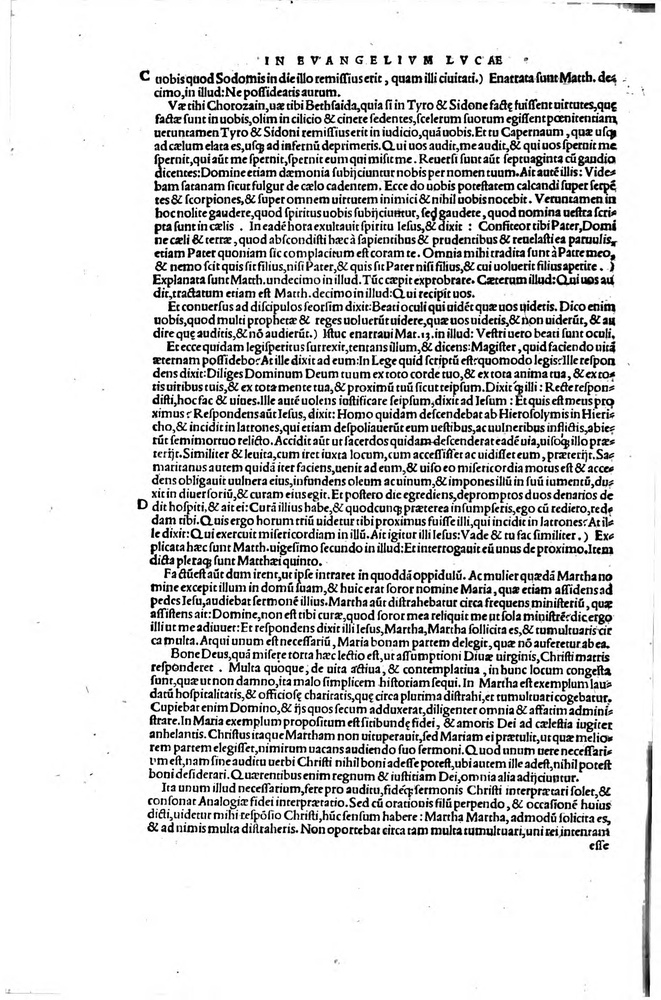
#> input picture samples/00000496_1.jpg, 661 x 1000 px, shrunk from 2366 x 3581 before the run, found by its file name; its folder holds only this picture in this run
$ python croppingDetection.py   (Python 2 division)
#> lines starting #> are read from the running program, lines starting #| are printed output that depends on the picture
##
##
##                                 Apache License
##                           Version 2.0, January 2004
##                        http://www.apache.org/licenses/
##
##   TERMS AND CONDITIONS FOR USE, REPRODUCTION, AND DISTRIBUTION
##
##   1. Definitions.
##
##      "License" shall mean the terms and conditions for use, reproduction,
##      and distribution as defined by Sections 1 through 9 of this document.
##
##      "Licensor" shall mean the copyright owner or entity authorized by
##      the copyright owner that is granting the License.
##
##      "Legal Entity" shall mean the union of the acting entity and all
##      other entities that control, are controlled by, or are under common
##      control with that entity. For the purposes of this definition,
##      "control" means (i) the power, direct or indirect, to cause the
##      direction or management of such entity, whether by contract or
##      otherwise, or (ii) ownership of fifty percent (50%) or more of the
##      outstanding shares, or (iii) beneficial ownership of such entity.
##
##      "You" (or "Your") shall mean an individual or Legal Entity
##      exercising permissions granted by this License.
##
##      "Source" form shall mean the preferred form for making modifications,
##      including but not limited to software source code, documentation
##      source, and configuration files.
##
##      "Object" form shall mean any form resulting from mechanical
##      transformation or translation of a Source form, including but
##      not limited to compiled object code, generated documentation,
##      and conversions to other media types.
##
##      "Work" shall mean the work of authorship, whether in Source or
##      Object form, made available under the License, as indicated by a
##      copyright notice that is included in or attached to the work
##      (an example is provided in the Appendix below).
##
##      "Derivative Works" shall mean any work, whether in Source or Object
##      form, that is based on (or derived from) the Work and for which the
##      editorial revisions, annotations, elaborations, or other modifications
##      represent, as a whole, an original work of authorship. For the purposes
##      of this License, Derivative Works shall not include works that remain
##      separable from, or merely link (or bind by name) to the interfaces of,
##      the Work and Derivative Works thereof.
##
##      "Contribution" shall mean any work of authorship, including
##      the original version of the Work and any modifications or additions
##      to that Work or Derivative Works thereof, that is intentionally
##      submitted to Licensor for inclusion in the Work by the copyright owner
##      or by an individual or Legal Entity authorized to submit on behalf of
##      the copyright owner. For the purposes of this definition, "submitted"
##      means any form of electronic, verbal, or written communication sent
##      to the Licensor or its representatives, including but not limited to
##      communication on electronic mailing lists, source code control systems,
##      and issue tracking systems that are managed by, or on behalf of, the
##      Licensor for the purpose of discussing and improving the Work, but
##      excluding communication that is conspicuously marked or otherwise
##      designated in writing by the copyright owner as "Not a Contribution."
##
##      "Contributor" shall mean Licensor and any individual or Legal Entity
##      on behalf of whom a Contribution has been received by Licensor and
##      subsequently incorporated within the Work.
##
##   2. Grant of Copyright License. Subject to the terms and conditions of
##      this License, each Contributor hereby grants to You a perpetual,
##      worldwide, non-exclusive, no-charge, royalty-free, irrevocable
##      copyright license to reproduce, prepare Derivative Works of,
##      publicly display, publicly perform, sublicense, and distribute the
##      Work and such Derivative Works in Source or Object form.
##
##   3. Grant of Patent License. Subject to the terms and conditions of
##      this License, each Contributor hereby grants to You a perpetual,
##      worldwide, non-exclusive, no-charge, royalty-free, irrevocable
##      (except as stated in this section) patent license to make, have made,
##      use, offer to sell, sell, import, and otherwise transfer the Work,
##      where such license applies only to those patent claims licensable
##      by such Contributor that are necessarily infringed by their
##      Contribution(s) alone or by combination of their Contribution(s)
##      with the Work to which such Contribution(s) was submitted. If You
##      institute patent litigation against any entity (including a
##      cross-claim or counterclaim in a lawsuit) alleging that the Work
##      or a Contribution incorporated within the Work constitutes direct
##      or contributory patent infringement, then any patent licenses
##      granted to You under this License for that Work shall terminate
##      as of the date such litigation is filed.
##
##   4. Redistribution. You may reproduce and distribute copies of the
##      Work or Derivative Works thereof in any medium, with or without
##      modifications, and in Source or Object form, provided that You
##      meet the following conditions:
##
##      (a) You must give any other recipients of the Work or
##          Derivative Works a copy of this License; and
##
##      (b) You must cause any modified files to carry prominent notices
##          stating that You changed the files; and
##
##      (c) You must retain, in the Source form of any Derivative Works
##          that You distribute, all copyright, patent, trademark, and
##          attribution notices from the Source form of the Work,
##          excluding those notices that do not pertain to any part of
##          the Derivative Works; and
##
##      (d) If the Work includes a "NOTICE" text file as part of its
##          distribution, then any Derivative Works that You distribute must
##          include a readable copy of the attribution notices contained
##          within such NOTICE file, excluding those notices that do not
##          pertain to any part of the Derivative Works, in at least one
##          of the following places: within a NOTICE text file distributed
##          as part of the Derivative Works; within the Source form or
##          documentation, if provided along with the Derivative Works; or,
##          within a display generated by the Derivative Works, if and
##          wherever such third-party notices normally appear. The contents
##          of the NOTICE file are for informational purposes only and
##          do not modify the License. You may add Your own attribution
##          notices within Derivative Works that You distribute, alongside
##          or as an addendum to the NOTICE text from the Work, provided
##          that such additional attribution notices cannot be construed
##          as modifying the License.
##
##      You may add Your own copyright statement to Your modifications and
##      may provide additional or different license terms and conditions
##      for use, reproduction, or distribution of Your modifications, or
##      for any such Derivative Works as a whole, provided Your use,
##      reproduction, and distribution of the Work otherwise complies with
##      the conditions stated in this License.
##
##   5. Submission of Contributions. Unless You explicitly state otherwise,
##      any Contribution intentionally submitted for inclusion in the Work
##      by You to the Licensor shall be under the terms and conditions of
##      this License, without any additional terms or conditions.
##      Notwithstanding the above, nothing herein shall supersede or modify
##      the terms of any separate license agreement you may have executed
##      with Licensor regarding such Contributions.
##
##   6. Trademarks. This License does not grant permission to use the trade
##      names, trademarks, service marks, or product names of the Licensor,
##      except as required for reasonable and customary use in describing the
##      origin of the Work and reproducing the content of the NOTICE file.
##
##   7. Disclaimer of Warranty. Unless required by applicable law or
##      agreed to in writing, Licensor provides the Work (and each
##      Contributor provides its Contributions) on an "AS IS" BASIS,
##      WITHOUT WARRANTIES OR CONDITIONS OF ANY KIND, either express or
##      implied, including, without limitation, any warranties or conditions
##      of TITLE, NON-INFRINGEMENT, MERCHANTABILITY, or FITNESS FOR A
##      PARTICULAR PURPOSE. You are solely responsible for determining the
##      appropriateness of using or redistributing the Work and assume any
##      risks associated with Your exercise of permissions under this License.
##
##   8. Limitation of Liability. In no event and under no legal theory,
##      whether in tort (including negligence), contract, or otherwise,
##      unless required by applicable law (such as deliberate and grossly
##      negligent acts) or agreed to in writing, shall any Contributor be
##      liable to You for damages, including any direct, indirect, special,
##      incidental, or consequential damages of any character arising as a
##      result of this License or out of the use or inability to use the
##      Work (including but not limited to damages for loss of goodwill,
##      work stoppage, computer failure or malfunction, or any and all
##      other commercial damages or losses), even if such Contributor
##      has been advised of the possibility of such damages.
##
##   9. Accepting Warranty or Additional Liability. While redistributing
##      the Work or Derivative Works thereof, You may choose to offer,
##      and charge a fee for, acceptance of support, warranty, indemnity,
##      or other liability obligations and/or rights consistent with this
##      License. However, in accepting such obligations, You may act only
##      on Your own behalf and on Your sole responsibility, not on behalf
##      of any other Contributor, and only if You agree to indemnify,
##      defend, and hold each Contributor harmless for any liability
##      incurred by, or claims asserted against, such Contributor by reason
##      of your accepting any such warranty or additional liability.
##
##   END OF TERMS AND CONDITIONS
##
##   APPENDIX: How to apply the Apache License to your work.
##
##      To apply the Apache License to your work, attach the following
##      boilerplate notice, with the fields enclosed by brackets "[]"
##      replaced with your own identifying information. (Don't include
##      the brackets!) The text should be enclosed in the appropriate
##      comment syntax for the file format. We also recommend that a
##      file or class name and description of purpose be included on the
##      same "printed page" as the copyright notice for easier
##      identification within third-party archives.
##
##   Copyright [yyyy] [name of copyright owner]
##
##   Licensed under the Apache License, Version 2.0 (the "License");
##   you may not use this file except in compliance with the License.
##   You may obtain a copy of the License at
##
##       http://www.apache.org/licenses/LICENSE-2.0
##
##   Unless required by applicable law or agreed to in writing, software
##   distributed under the License is distributed on an "AS IS" BASIS,
##   WITHOUT WARRANTIES OR CONDITIONS OF ANY KIND, either express or implied.
##   See the License for the specific language governing permissions and
##   limitations under the License.
##
#-------------------------------------------------------------------------------
# Name:        croppingDetection.py
# Purpose:     This file supports analysis of digital collection (e.g. JPG files)
#              for cropping problems during the automated scan process.
#              In order to detect cropping problems we involve three use cases:
#                 1. Text is shifted to the right side of the image and left rand
#                    is much wider than right rand.
#                 2. There is no gap between gap and image rand - text is cutted
#                    by the rand.
#                 3. Image comprises part of the text from previous page.
#
# Author:      Roman Graf
#
# Created:     15.07.2014
# Copyright:   (c) GrafR 2014
# Licence:     Apache 2.0
#-------------------------------------------------------------------------------
#!/usr/local/bin/python2.7
'''
Image profile based image cropping detection in digital book collection for quality assurance.

USAGE
  croppingDetection.py [--randdistance=3] [--randrelation=5] [ <source dir> ]

randdistance: defines which part of the image width on X axis should be analyzed for rand calculation
(e.g. 3 means 1/3 part)
randrelation: defines which relation between left and right rand is acceptible to regard image as OK
(e.g. 5 means one rand could be 5 times bigger than other)

'''

import os
import sys
import string
import timeit
import time

import numpy as np
import matplotlib.cm as cm
import matplotlib.image as mpimg

from PIL import Image
from pylab import plot
from pylab import title
from pylab import show
from pylab import ylabel
from pylab import xlabel
from pylab import text
from pylab import figure
from pylab import subplot
from pylab import imshow
from pylab import subplots

# This constant defines which part of the image width is relevant for
# image rand analysis
RAND_RATIO = 3
# This constant defines which part of the image width is relevant for
# gap analysis
GAP_RATIO = 10
# This constant defines allowed relation between left and right side
# of the image
ALLOWED_RAND_RELATION = 5


def analyze(filepath):
    i = Image.open(filepath)

    pixels = i.load() # this is not a list
    width, height = i.size
    print width, height
    col_averages = []
    for x in range(width):
        cur_col_ttl = 0
        for y in range(height):
            cur_pixel = pixels[x, y]
            try:
                cur_pixel_mono = 0.299*cur_pixel[0] + 0.587*cur_pixel[1] + 0.114*cur_pixel[2]
                cur_col_ttl += cur_pixel_mono
            except:
                cur_pixel_mono = cur_pixel
                cur_col_ttl += cur_pixel_mono


        cur_col_avg = cur_col_ttl / height
        col_averages.append(int(cur_col_avg))

    return col_averages, width, height

def showProfile(col_averages, width, height, dir_path, filepath):
    #print max(col_averages)
    #print col_averages

    # Adaptive thresholding statistical approach for cropping detection
    #    mean - is a mean max similarity
    mean = sum(col_averages)/len(col_averages)
    #    calculate left rand side until median or width/RAND_RATIO
    left = sum(col_averages[:width/RAND_RATIO])/len(col_averages[:width/RAND_RATIO])
    left_x = 0
    while left_x < width/RAND_RATIO:
        if (col_averages[left_x] == mean):
            break;
        left_x += 1

    #    calculate right rand side until median or width/RAND_RATIO
    right = sum(col_averages[width-width/RAND_RATIO:])/len(col_averages[width-width/RAND_RATIO:])
    right_x = width-width/RAND_RATIO
    while right_x < width:
        if (col_averages[right_x] == mean):
            break;
        right_x += 1

    if right_x == width:
        right_x = width-width/RAND_RATIO

    #    calculate left gap side until median or width/RAND_RATIO
    left_gap = int(sum(col_averages[:int(width/GAP_RATIO)])/len(col_averages[:int(width/GAP_RATIO)]))
    #    calculate right gap side until median or width/RAND_RATIO
    right_gap = int(sum(col_averages[int(width-width/GAP_RATIO):])/len(col_averages[width-int(width/GAP_RATIO):]))

    max_left_rand = max(col_averages[:width/RAND_RATIO])
    min_left_rand = min(col_averages[:width/RAND_RATIO])

    max_right_rand = max(col_averages[width-width/RAND_RATIO:])
    min_right_rand = min(col_averages[width-width/RAND_RATIO:])

    max_color = max(col_averages)
    min_color = min(col_averages)

    res = False;
    # Rules engine
    # 1. Image is corrupted if text is cutted directly by the image rand on the left
    #    or right side.
    if ((left_gap <= mean and right_gap > mean) or (right_gap <= mean and left_gap > mean)):
        res = True;

    # 2. Image is corrupted if one rand on the left or right side is much wider than
    #    opposite side.
    if int(left_x/(width-right_x)) > ALLOWED_RAND_RELATION:
        res = True;

    #subplot(2, 1, 1)
    ###fig, ax = subplots(2)

    x = range(width)
    plot(x,col_averages)
    plot([0,width],[mean,mean],'g-')
    plot([left_x,left_x],[max_left_rand,min_left_rand],'g--')
    plot([right_x,right_x],[max_right_rand,min_right_rand],'g--')
    plot([int(width/GAP_RATIO),int(width/GAP_RATIO)],[max_color,min_color],'m--')
    plot([int(width-width/GAP_RATIO),int(width-width/GAP_RATIO)],[max_color,min_color],'m--')

    if res:
        title('Image ' + filepath + ' profile NOT OK')
    else:
        title('Image ' + filepath + ' profile OK')

    ylabel('Color value (0-255)')
    xlabel('X coordinates of the image ')

    fig = figure()
    image = Image.open(dir_path + filepath)
    imshow(image, origin="lower")
    show()

if __name__ == '__main__':
    print __doc__

    start = timeit.default_timer()

    import sys, getopt
    letters = 'd:r:'
    keywords = ['rand=', 'randrelation=']
    opts, args = getopt.getopt(sys.argv[1:], letters, keywords)
    rand = RAND_RATIO
    randrelation = ALLOWED_RAND_RELATION
    for o,p in opts:
        if o in ['-d','--rand']:
            try:
                rand = int(p)
            except ValueError:
                print "Value for rand is not an integer. Please check!"
        elif o in ['-r','--randrelation']:
            try:
                randrelation = int(p)
            except ValueError:
                print "Value for randrelation is not an integer. Please check!"
    print "rand", rand
    if (len(sys.argv) > 1):
        dir_path = sys.argv[1]
    else:
        dir_path = 'samples\\'

    print "path ", dir_path
    names = os.listdir(dir_path)

    for name in names:
        print '****** name: ', name, ', size', os.path.getsize(dir_path + name)
        image_profile, width, height = analyze(dir_path + name)
#> in analyze, i is the input picture: PIL image 661x1000 L; min 0, max 255, mean 214.2
#| 661 1000
#> after the loop in analyze, `for x in range(width):`: col_averages = 661 values, max 254 at index 0, min 180 at index 562, mean 213.6
#> image_profile has the same summary as col_averages in analyze; width = 661; height = 1000
        showProfile(image_profile, width, height, dir_path, name)
#> in showProfile, `mean = sum(col_averages)/len(col_averages)`: mean = 213
#> in showProfile, `left = sum(col_averages[:width/RAND_RATIO])/len(col_averages[:width/RA..`: left = 236
#> after the loop in showProfile, `while left_x < width/RAND_RATIO:`: left_x = 220
#> in showProfile, `right = sum(col_averages[width-width/RAND_RATIO:])/len(col_averages[wi..`: right = 206
#> in showProfile, `right_x = width-width/RAND_RATIO`: right_x = 441
#> after the loop in showProfile, `while right_x < width:`: right_x = 661
#> in showProfile, `right_x = width-width/RAND_RATIO`: right_x = 441
#> in showProfile, `left_gap = int(sum(col_averages[:int(width/GAP_RATIO)])/len(col_averag..`: left_gap = 253
#> in showProfile, `right_gap = int(sum(col_averages[int(width-width/GAP_RATIO):])/len(col..`: right_gap = 231
#> in showProfile, `max_left_rand = max(col_averages[:width/RAND_RATIO])`: max_left_rand = 254
#> in showProfile, `min_left_rand = min(col_averages[:width/RAND_RATIO])`: min_left_rand = 187
#> in showProfile, `max_right_rand = max(col_averages[width-width/RAND_RATIO:])`: max_right_rand = 254
#> in showProfile, `min_right_rand = min(col_averages[width-width/RAND_RATIO:])`: min_right_rand = 180
#> in showProfile, `max_color = max(col_averages)`: max_color = 254
#> in showProfile, `min_color = min(col_averages)`: min_color = 180
#> in showProfile, `show()`:
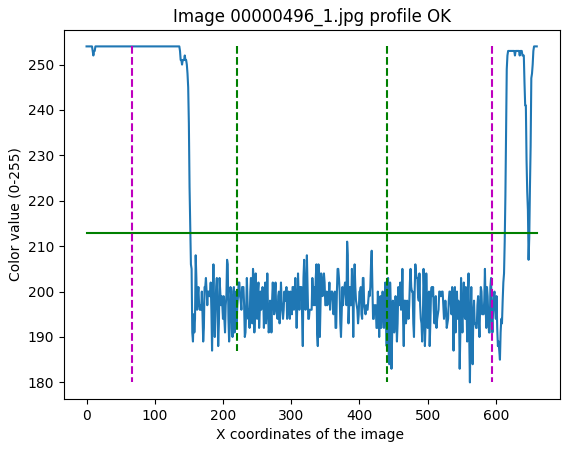
#> figure drawn by matplotlib, 1 panel; curve peaks at x = 0, y = 254

    end = timeit.default_timer()
    print 'Total calculation time: ', end - start
